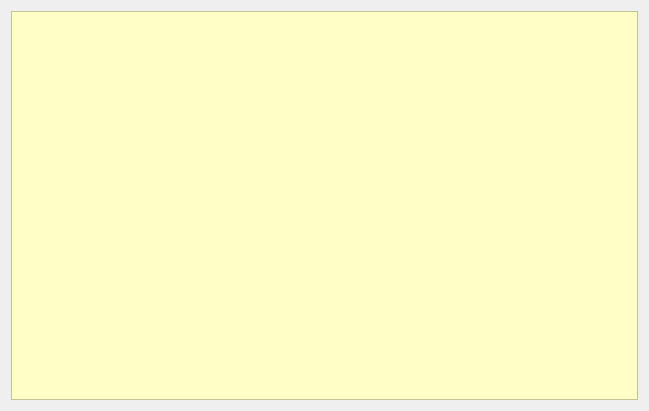
<?xml version="1.0" encoding="UTF-8"?>
<ui version="4.0">
 <class>wDebug</class>
 <widget class="QDialog" name="wDebug">
  <property name="geometry">
   <rect>
    <x>0</x>
    <y>0</y>
    <width>649</width>
    <height>411</height>
   </rect>
  </property>
  <property name="windowTitle">
   <string>OBS RC Debug</string>
  </property>
  <layout class="QVBoxLayout" name="verticalLayout">
   <item>
    <widget class="QTextEdit" name="textEdit">
     <property name="cursor" stdset="0">
      <cursorShape>IBeamCursor</cursorShape>
     </property>
     <property name="styleSheet">
      <string notr="true">background-color: rgb(255, 254, 198);</string>
     </property>
     <property name="inputMethodHints">
      <set>Qt::ImhMultiLine</set>
     </property>
     <property name="frameShadow">
      <enum>QFrame::Plain</enum>
     </property>
    </widget>
   </item>
  </layout>
 </widget>
 <resources/>
 <connections/>
</ui>
